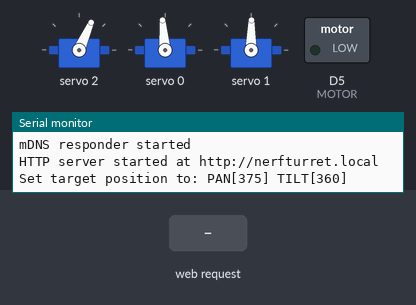
A sketch run on a simulated ESP8266 (NodeMCU). Parts: 3 × servo, switched loads named in the sketch (green lamp = pin HIGH), the last lines printed to the serial monitor. The inputs (shaded band) are chosen by the test bench. WiFi joins after 1.5 s; servers stay silent unless stated.

Above: at 2.7 s.
2.8 s: HTTP request GET /shoot received
At 3.87 s:
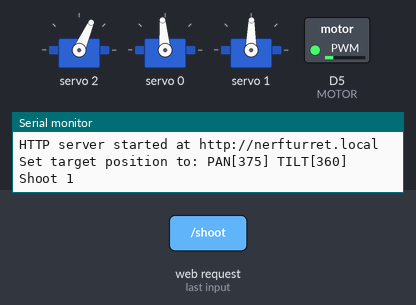
At 8.4 s:
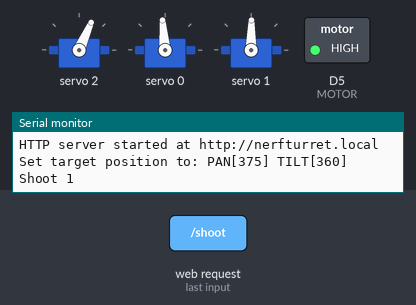
8.8 s: HTTP request GET /demo received
At 11.7 s:
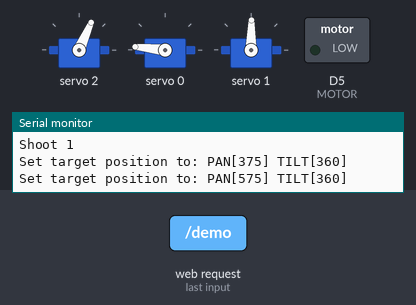
Timing chart, 0 to 31.5 s (numbered marks = the images above; inputs shaded):
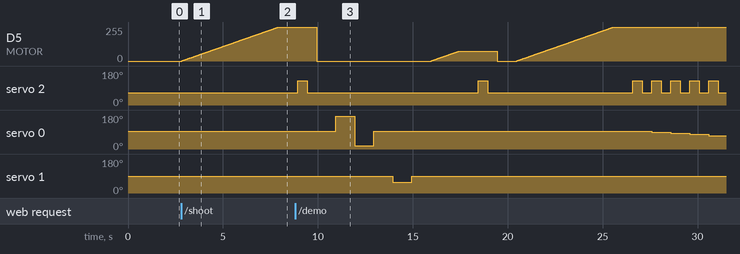

Measured:
- after the input at 2.8 s, D5 (MOTOR): moves from 0/255 to 255/255 over 5.1 s, starting at once
- after the input at 8.8 s, servo 0: 95° → 174° after 2.1 s, → 16° 1.0 s later, → 95° 1.0 s later, → 89° 14.6 s later, … (7 changes in this stretch); servo 1: 89° → 56° after 5.1 s, → 89° 1.0 s later

The sketch:

nerfturret.ino
```cpp
/*
  taken base from ESP8266 mDNS responder sample

  This is an example of an HTTP server that is accessible
  via http://nerfturret.local URL thanks to mDNS responder.

  Instructions:
  - Update WiFi SSID and password as necessary.
  - Flash the sketch to the ESP8266 board
  - Install host software:
    - For Linux, install Avahi (http://avahi.org/).
    - For Windows, install Bonjour (http://www.apple.com/support/bonjour/).
    - For Mac OSX and iOS support is built in through Bonjour already.
  - Point your browser to http://esp8266.local, you should see a response.

 */


#include <ESP8266WiFi.h>
#include <ESP8266mDNS.h>
#include <WiFiClient.h>
#include <Wire.h>
#include <ESP8266WebServer.h>
#include <Adafruit_PWMServoDriver.h>
#include "wlan_config.h"


// TCP server at port 80 will respond to HTTP requests
ESP8266WebServer server(80);

// I2C PWM driver
Adafruit_PWMServoDriver pwm = Adafruit_PWMServoDriver();
#define SERVOMIN  150 // this is the 'minimum' pulse length count (out of 4096)
#define SERVOMAX  600 // this is the 'maximum' pulse length count (out of 4096)

#define FEEDPIN 2
#define FEEDMIN 300
#define FEEDMAX 460

#define TILTMIN  275
#define TILTNEUT 360
#define TILTMAX  360

#define PANMIN  175
#define PANNEUT 375
#define PANMAX  575

#define MOTOR D5

// Global variables storing current status
int motorValue;
int panValue;
int tiltValue;

void setup(void)
{
  initMotor();
  Serial.begin(115200);
  initUi();
  initServos();
}

void initMotor() {
  pinMode(MOTOR, OUTPUT);
  motorValue = 0;
  analogWrite(MOTOR, motorValue);
}

void initUi() {
  // Connect to WiFi network
  WiFi.begin(ssid, password);
  Serial.println("Init");

  // Wait for connection
  while (WiFi.status() != WL_CONNECTED) {
    delay(500);
    Serial.print(".");
  }

  Serial.println("");
  Serial.print("Connected to ");
  Serial.println(ssid);
  Serial.print("IP address: ");
  Serial.println(WiFi.localIP());

  // Set up mDNS responder:
  // - first argument is the domain name, in this example
  //   the fully-qualified domain name is "esp8266.local"
  // - second argument is the IP address to advertise
  //   we send our IP address on the WiFi network
  if (!MDNS.begin("nerfturret")) {
    Serial.println("Error setting up MDNS responder!");
    while(1) {
      delay(1000);
    }
  }
  Serial.println("mDNS responder started");

  // Start TCP (HTTP) server
  server.on("/position", targetPositionApi);
  server.on("/shoot", shootApi);
  server.on("/shootat", positionShootApi);
  server.on("/demo", demoMode);
  server.begin();

  // Add service to MDNS-SD
  MDNS.addService("http", "tcp", 80);

  Serial.println("HTTP server started at http://nerfturret.local");
}

void initServos() {
  pwm.begin();
  pwm.setPWMFreq(60);  // Analog servos run at ~60 Hz updates
  pwm.setPWM(FEEDPIN, 0, FEEDMIN);
  targetPosition(PANNEUT, TILTNEUT); // Setting to neutral target position
}

void loop(void)
{
    server.handleClient();
}


void targetPositionApi() {
  int pan = panValue;
  if (server.hasArg("pan")) pan = server.arg("pan").toInt();
  int tilt = tiltValue;
  if (server.hasArg("tilt")) tilt = server.arg("tilt").toInt();
  targetPosition(pan, tilt);
  server.send(200, "text/plain", "Repositioned accordingly");
}

void shootApi() {
  int count = 1;
  if (server.hasArg("count")) count = server.arg("count").toInt();
  int force = 1023;
  if (server.hasArg("force")) force = server.arg("force").toInt();
  shoot(count, force);
  server.send(200, "text/plain", "Fired");
}

void positionShootApi() {
  int pan = panValue;
  if (server.hasArg("pan")) pan = server.arg("pan").toInt();
  int tilt = tiltValue;
  if (server.hasArg("tilt")) tilt = server.arg("tilt").toInt();
  targetPosition(pan, tilt);
  int count = 1;
  if (server.hasArg("count")) count = server.arg("count").toInt();
  int force = 1023;
  if (server.hasArg("force")) force = server.arg("force").toInt();
  shoot(count, force);
  server.send(200, "text/plain", "Zilä und Schüsse gmacht chefe");
}

void targetPosition(int pan, int tilt) {
  // Range check, set to boundaries if exceeding limits
  if(pan < PANMIN) pan = PANMIN;
  else if(pan > PANMAX) pan = PANMAX;
  if(tilt < TILTMIN) tilt = TILTMIN;
  else if(tilt > TILTMAX) tilt = TILTMAX;
  Serial.print("Set target position to: PAN[");
  Serial.print(pan);
  Serial.print("] TILT[");
  Serial.print(tilt);
  Serial.println("]");
  panValue=pan;
  tiltValue=tilt;
  writeTargetPosition();
}

void writeTargetPosition() {
  pwm.setPWM(0, 0, panValue);
  pwm.setPWM(1, 0, tiltValue);
}

void shootFeed(int count) {
  for(int i=0; i<count; i++) {
    pwm.setPWM(FEEDPIN, 0, FEEDMAX);
    delay(500);
    pwm.setPWM(FEEDPIN, 0, FEEDMIN);
    delay(500);
  }
}

void shoot(int count, int force) {
  // add motor speedup function here
  Serial.print("Shoot ");
  Serial.println(count);
  setMotor(force);
  delay(1000);
  // add feeder Servo here
  shootFeed(count);
  turnOffMotor();
}

/**
 * Used for setting the value directly, it includes a 5ms delay
 */
void writeMotor() {
  analogWrite(MOTOR, motorValue);
  delay(5);
}

/**
 * Used to gradually transition to the desired force from wherever it is right now
 */
void setMotor(int steps) {
  // Check boundaries and autofix to limits
  if(steps < 0) steps = 0; // 0 is the minimum
  else if(steps > 1023) steps = 1023; // 1023 is the maximum

  if(steps < motorValue) {
    // turn down the force
    for(;motorValue >= steps; motorValue--) {
      writeMotor();
    }
  } else if(steps > motorValue) {
     // spin up the force
    for(;motorValue <= steps; motorValue++) {
      writeMotor();
    }
  }

}

/**
 * Shut down the motor completely
 */
void turnOffMotor() {
  analogWrite(MOTOR, 0);
  motorValue = 0;
}

// you can use this function if you'd like to set the pulse length in seconds
// e.g. setServoPulse(0, 0.001) is a ~1 millisecond pulse width. its not precise!
void setServoPulse(uint8_t n, double pulse) {
  double pulselength;

  pulselength = 1000000;   // 1,000,000 us per second
  pulselength /= 60;   // 60 Hz
  Serial.print(pulselength); Serial.println(" us per period");
  pulselength /= 4096;  // 12 bits of resolution
  Serial.print(pulselength); Serial.println(" us per bit");
  pulse *= 1000;
  pulse /= pulselength;
  Serial.println(pulse);
  pwm.setPWM(n, 0, pulse);
}

/**
 * Demo AI function to showcase positioning and shooting
 */
void demoMode() {
  targetPosition(PANNEUT, TILTNEUT);
  delay(1000);
  targetPosition(PANMAX, TILTNEUT);
  delay(1000);
  targetPosition(PANMIN, TILTNEUT);
  delay(1000);
  targetPosition(PANNEUT, TILTMAX);
  delay(1000);
  targetPosition(PANNEUT, TILTMIN);
  delay(1000);
  targetPosition(PANNEUT, TILTNEUT);
  delay(1000);
  shoot(1, 300);
  delay(1000);
  setMotor(1023);
  delay(1000);
  for(int i=0;i<=75;i+=15) {
    targetPosition(PANNEUT - i, tiltValue +16);
    shootFeed(1);
  }
  for(int i=0;i<=75;i+=15) {
    targetPosition(PANNEUT - (75 + i), tiltValue -16);
    shootFeed(1);
  }
  turnOffMotor();
  targetPosition(PANNEUT, TILTNEUT);
  server.send(200, "text/plain", "Move on, nothing to see here... Demo is already over");

}
```

wlan_config.h
```cpp
const char* ssid = "YourSSID";
const char* password = "WLAN Password";
```
